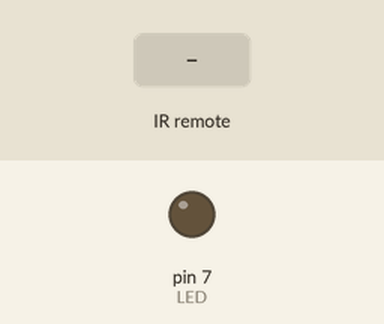
Simulated run of this program. Board: Arduino Mega 2560, built with avr-gcc and run on an emulated ATmega2560. Parts: output pins drawn as LEDs (lit = HIGH). Inputs (shaded band) come from the test bench. What the program prints to the serial monitor is not drawn.

Above: at 1.2 s.
1.3 s: infrared code 0x40 received
At 2.3 s:
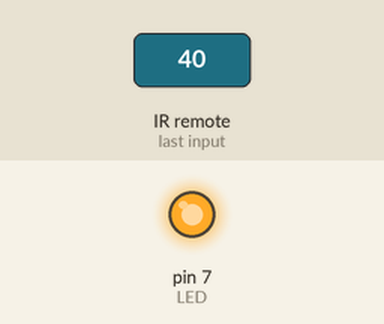
Timing chart, 0 to 4.3 s (numbered marks = the images above; inputs shaded):
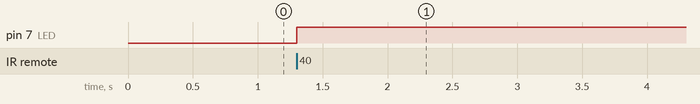

Measured:
- after the input at 1.3 s, pin 7 (LED): LOW → HIGH at once

The program:

main.cpp
```cpp
#include <Arduino.h>
#include <IRremote.hpp>

#define RECEIVER 2
#define LED 7
#define CONTROL_LED 0x40

bool LedOFF = true;

void setup() {
  Serial.begin(9600);
  pinMode(LED, OUTPUT);

  IrReceiver.begin(RECEIVER, ENABLE_LED_FEEDBACK);
  Serial.println("IKV-RECEIVER IS ON");
}

void baseCommand() {
  if (IrReceiver.decodedIRData.command == CONTROL_LED) {

    if (LedOFF) {
      digitalWrite(LED, HIGH);
      LedOFF = false;
      return;
    }

    digitalWrite(LED, LOW);
    LedOFF = true;
  }
}


void loop() {
  if (IrReceiver.decode()) {
    if(IrReceiver.decodedIRData.flags & IRDATA_FLAGS_IS_REPEAT) {
      Serial.println("Повтор кнопки...");
    } else {
      baseCommand();
    }
    IrReceiver.resume();
  }
}

void debug() {
  Serial.print("Протокол: ");
  Serial.println(IrReceiver.getProtocolString());

  Serial.print("Команда (HEX): 0x");
  Serial.println(IrReceiver.decodedIRData.command, HEX);

  Serial.print("Адрес: 0x");
  Serial.println(IrReceiver.decodedIRData.address, HEX);

}
```
